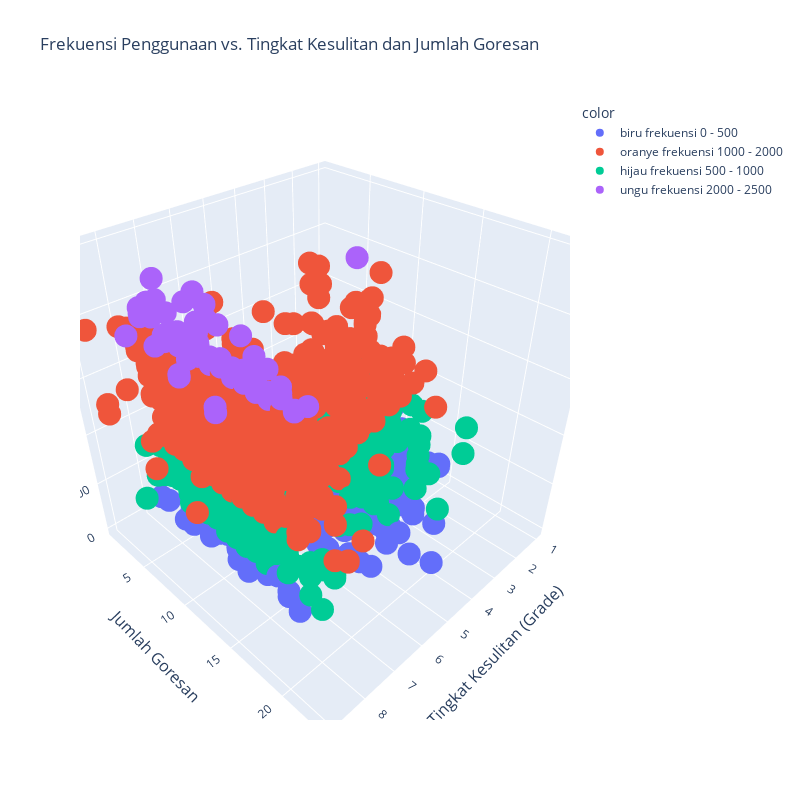

The notebook cell this image was saved under:
### Markdown cell above
### **Visualisasi 3D**

### Code cell
df['color'] = pd.cut(df['freq'], bins=[0, 500, 1000, 2000, float('inf')],
                    labels=['biru frekuensi 0 - 500', 'hijau frekuensi 500 - 1000', 'oranye frekuensi 1000 - 2000', 'ungu frekuensi 2000 - 2500'])

hover_text = []
for index, row in df.iterrows():
    hover_text.append(f"Kanji: {index}<br>Frekuensi: {row['freq']}<br>Grade: {row['grade']}<br>Strokes: {row['strokes']}")

fig = px.scatter_3d(df, x='grade', y='strokes', z='freq',
                    color='color',
                    hover_data={'customdata': hover_text},
                    height=800, width=800,
                    title='Frekuensi Penggunaan vs. Tingkat Kesulitan dan Jumlah Goresan',
                    labels={'grade': 'Tingkat Kesulitan (Grade)', 'strokes': 'Jumlah Goresan', 'freq': 'Frekuensi Penggunaan'})
fig.update_traces(text=None, hovertemplate='%{customdata}')

fig.update_layout(scene=dict(
    xaxis=dict(title_font=dict(size=16)),
    yaxis=dict(title_font=dict(size=16)),
    zaxis=dict(title_font=dict(size=16))
))

fig.show()

### Figure 1 — Plotly figure (JSON) as saved in the notebook; plotly's stock layout.template omitted (floating-point values rounded to 4 significant figures; data arrays with more than 128 entries replaced by an {"elided": "..."} marker saying what was removed)
{"data": [{"customdata": {"elided": "493x1 str values"}, "hovertemplate": "%{customdata}", "legendgroup": "biru frekuensi 0 - 500", "marker": {"color": "#636efa", "symbol": "circle"}, "mode": "markers", "name": "biru frekuensi 0 - 500", "scene": "scene", "showlegend": true, "type": "scatter3d", "x": {"elided": "493 int values"}, "y": {"elided": "493 int values"}, "z": {"elided": "493 int values"}}, {"customdata": {"elided": "860x1 str values"}, "hovertemplate": "%{customdata}", "legendgroup": "oranye frekuensi 1000 - 2000", "marker": {"color": "#EF553B", "symbol": "circle"}, "mode": "markers", "name": "oranye frekuensi 1000 - 2000", "scene": "scene", "showlegend": true, "type": "scatter3d", "x": {"elided": "860 int values"}, "y": {"elided": "860 int values"}, "z": {"elided": "860 int values"}}, {"customdata": {"elided": "497x1 str values"}, "hovertemplate": "%{customdata}", "legendgroup": "hijau frekuensi 500 - 1000", "marker": {"color": "#00cc96", "symbol": "circle"}, "mode": "markers", "name": "hijau frekuensi 500 - 1000", "scene": "scene", "showlegend": true, "type": "scatter3d", "x": {"elided": "497 int values"}, "y": {"elided": "497 int values"}, "z": {"elided": "497 int values"}}, {"customdata": [["Kanji: 汽<br>Frekuensi: 2020.0<br>Grade: 2.0<br>Strokes: 7"], ["Kanji: 綺<br>Frekuensi: 2413.0<br>Grade: 9.0<br>Strokes: 14"], ["Kanji: 隷<br>Frekuensi: 2009.0<br>Grade: 8.0<br>Strokes: 16"], ["Kanji: 芋<br>Frekuensi: 2418.0<br>Grade: 8.0<br>Strokes: 6"], ["Kanji: 厄<br>Frekuensi: 2123.0<br>Grade: 8.0<br>Strokes: 4"], ["Kanji: 斐<br>Frekuensi: 2103.0<br>Grade: 9.0<br>Strokes: 12"], ["Kanji: 褒<br>Frekuensi: 2073.0<br>Grade: 8.0<br>Strokes: 15"], ["Kanji: 伺<br>Frekuensi: 2209.0<br>Grade: 8.0<br>Strokes: 7"], ["Kanji: 蛍<br>Frekuensi: 2031.0<br>Grade: 8.0<br>Strokes: 11"], ["Kanji: 弧<br>Frekuensi: 2371.0<br>Grade: 8.0<br>Strokes: 9"], ["Kanji: 嬢<br>Frekuensi: 2059.0<br>Grade: 8.0<br>Strokes: 16"], ["Kanji: 瞳<br>Frekuensi: 2069.0<br>Grade: 8.0<br>Strokes: 17"], ["Kanji: 租<br>Frekuensi: 2089.0<br>Grade: 8.0<br>Strokes: 10"], ["Kanji: 錬<br>Frekuensi: 2221.0<br>Grade: 8.0<br>Strokes: 16"], ["Kanji: 婆<br>Frekuensi: 2435.0<br>Grade: 8.0<br>Strokes: 11"], ["Kanji: 滴<br>Frekuensi: 2019.0<br>Grade: 8.0<br>Strokes: 14"], ["Kanji: 爽<br>Frekuensi: 2333.0<br>Grade: 8.0<br>Strokes: 11"], ["Kanji: 虹<br>Frekuensi: 2110.0<br>Grade: 8.0<br>Strokes: 9"], ["Kanji: 蚊<br>Frekuensi: 2121.0<br>Grade: 8.0<br>Strokes: 10"], ["Kanji: 霜<br>Frekuensi: 2151.0<br>Grade: 8.0<br>Strokes: 17"], ["Kanji: 孔<br>Frekuensi: 2052.0<br>Grade: 8.0<br>Strokes: 4"], ["Kanji: 襟<br>Frekuensi: 2030.0<br>Grade: 8.0<br>Strokes: 18"], ["Kanji: 呂<br>Frekuensi: 2055.0<br>Grade: 8.0<br>Strokes: 7"], ["Kanji: 惰<br>Frekuensi: 2336.0<br>Grade: 8.0<br>Strokes: 12"], ["Kanji: 隼<br>Frekuensi: 2224.0<br>Grade: 9.0<br>Strokes: 10"], ["Kanji: 鯉<br>Frekuensi: 2369.0<br>Grade: 9.0<br>Strokes: 18"], ["Kanji: 緋<br>Frekuensi: 2443.0<br>Grade: 9.0<br>Strokes: 14"], ["Kanji: 帥<br>Frekuensi: 2016.0<br>Grade: 8.0<br>Strokes: 9"], ["Kanji: 葵<br>Frekuensi: 2122.0<br>Grade: 9.0<br>Strokes: 12"], ["Kanji: 茎<br>Frekuensi: 2013.0<br>Grade: 8.0<br>Strokes: 8"], ["Kanji: 杏<br>Frekuensi: 2159.0<br>Grade: 9.0<br>Strokes: 7"], ["Kanji: 茜<br>Frekuensi: 2422.0<br>Grade: 9.0<br>Strokes: 9"], ["Kanji: 抹<br>Frekuensi: 2006.0<br>Grade: 8.0<br>Strokes: 8"], ["Kanji: 栓<br>Frekuensi: 2199.0<br>Grade: 8.0<br>Strokes: 10"], ["Kanji: 遼<br>Frekuensi: 2050.0<br>Grade: 9.0<br>Strokes: 15"], ["Kanji: 瑛<br>Frekuensi: 2393.0<br>Grade: 9.0<br>Strokes: 12"], ["Kanji: 庸<br>Frekuensi: 2038.0<br>Grade: 8.0<br>Strokes: 11"], ["Kanji: 搾<br>Frekuensi: 2046.0<br>Grade: 8.0<br>Strokes: 13"], ["Kanji: 蝶<br>Frekuensi: 2011.0<br>Grade: 9.0<br>Strokes: 15"], ["Kanji: 尉<br>Frekuensi: 2007.0<br>Grade: 8.0<br>Strokes: 11"], ["Kanji: 遥<br>Frekuensi: 2376.0<br>Grade: 9.0<br>Strokes: 12"], ["Kanji: 賊<br>Frekuensi: 2045.0<br>Grade: 8.0<br>Strokes: 13"], ["Kanji: 堕<br>Frekuensi: 2087.0<br>Grade: 8.0<br>Strokes: 12"], ["Kanji: 凸<br>Frekuensi: 2143.0<br>Grade: 8.0<br>Strokes: 5"], ["Kanji: 凹<br>Frekuensi: 2206.0<br>Grade: 8.0<br>Strokes: 5"], ["Kanji: 蒼<br>Frekuensi: 2276.0<br>Grade: 9.0<br>Strokes: 13"], ["Kanji: 瑠<br>Frekuensi: 2352.0<br>Grade: 8.0<br>Strokes: 14"], ["Kanji: 萌<br>Frekuensi: 2346.0<br>Grade: 9.0<br>Strokes: 11"], ["Kanji: 酌<br>Frekuensi: 2271.0<br>Grade: 8.0<br>Strokes: 10"], ["Kanji: 凌<br>Frekuensi: 2423.0<br>Grade: 9.0<br>Strokes: 10"], ["Kanji: 卑<br>Frekuensi: 2003.0<br>Grade: 8.0<br>Strokes: 9"], ["Kanji: 侮<br>Frekuensi: 2004.0<br>Grade: 8.0<br>Strokes: 8"], ["Kanji: 鋳<br>Frekuensi: 2005.0<br>Grade: 8.0<br>Strokes: 15"], ["Kanji: 禍<br>Frekuensi: 2010.0<br>Grade: 8.0<br>Strokes: 13"], ["Kanji: 酪<br>Frekuensi: 2012.0<br>Grade: 8.0<br>Strokes: 13"], ["Kanji: 憧<br>Frekuensi: 2259.0<br>Grade: 8.0<br>Strokes: 15"], ["Kanji: 梓<br>Frekuensi: 2301.0<br>Grade: 9.0<br>Strokes: 11"], ["Kanji: 逝<br>Frekuensi: 2018.0<br>Grade: 8.0<br>Strokes: 10"], ["Kanji: 匿<br>Frekuensi: 2024.0<br>Grade: 8.0<br>Strokes: 10"], ["Kanji: 寡<br>Frekuensi: 2035.0<br>Grade: 8.0<br>Strokes: 14"], ["Kanji: 痢<br>Frekuensi: 2037.0<br>Grade: 8.0<br>Strokes: 12"], ["Kanji: 坑<br>Frekuensi: 2040.0<br>Grade: 8.0<br>Strokes: 7"], ["Kanji: 藍<br>Frekuensi: 2043.0<br>Grade: 8.0<br>Strokes: 18"], ["Kanji: 畔<br>Frekuensi: 2049.0<br>Grade: 8.0<br>Strokes: 10"], ["Kanji: 唄<br>Frekuensi: 2051.0<br>Grade: 8.0<br>Strokes: 10"], ["Kanji: 拷<br>Frekuensi: 2057.0<br>Grade: 8.0<br>Strokes: 9"], ["Kanji: 渓<br>Frekuensi: 2063.0<br>Grade: 8.0<br>Strokes: 11"], ["Kanji: 廉<br>Frekuensi: 2066.0<br>Grade: 8.0<br>Strokes: 13"], ["Kanji: 謹<br>Frekuensi: 2068.0<br>Grade: 8.0<br>Strokes: 17"], ["Kanji: 湧<br>Frekuensi: 2070.0<br>Grade: 8.0<br>Strokes: 12"], ["Kanji: 醜<br>Frekuensi: 2074.0<br>Grade: 8.0<br>Strokes: 17"], ["Kanji: 升<br>Frekuensi: 2077.0<br>Grade: 8.0<br>Strokes: 4"], ["Kanji: 殉<br>Frekuensi: 2080.0<br>Grade: 8.0<br>Strokes: 10"], ["Kanji: 煩<br>Frekuensi: 2081.0<br>Grade: 8.0<br>Strokes: 13"], ["Kanji: 劾<br>Frekuensi: 2085.0<br>Grade: 8.0<br>Strokes: 8"], ["Kanji: 桟<br>Frekuensi: 2093.0<br>Grade: 8.0<br>Strokes: 10"], ["Kanji: 婿<br>Frekuensi: 2099.0<br>Grade: 8.0<br>Strokes: 12"], ["Kanji: 慕<br>Frekuensi: 2100.0<br>Grade: 8.0<br>Strokes: 14"], ["Kanji: 罷<br>Frekuensi: 2104.0<br>Grade: 8.0<br>Strokes: 15"], ["Kanji: 矯<br>Frekuensi: 2105.0<br>Grade: 8.0<br>Strokes: 17"], ["Kanji: 某<br>Frekuensi: 2106.0<br>Grade: 8.0<br>Strokes: 9"], ["Kanji: 囚<br>Frekuensi: 2107.0<br>Grade: 8.0<br>Strokes: 5"], ["Kanji: 泌<br>Frekuensi: 2112.0<br>Grade: 8.0<br>Strokes: 8"], ["Kanji: 漸<br>Frekuensi: 2115.0<br>Grade: 8.0<br>Strokes: 14"], ["Kanji: 藻<br>Frekuensi: 2124.0<br>Grade: 8.0<br>Strokes: 19"], ["Kanji: 妄<br>Frekuensi: 2264.0<br>Grade: 8.0<br>Strokes: 6"], ["Kanji: 蛮<br>Frekuensi: 2339.0<br>Grade: 8.0<br>Strokes: 12"], ["Kanji: 倹<br>Frekuensi: 2479.0<br>Grade: 8.0<br>Strokes: 10"]], "hovertemplate": "%{customdata}", "legendgroup": "ungu frekuensi 2000 - 2500", "marker": {"color": "#ab63fa", "symbol": "circle"}, "mode": "markers", "name": "ungu frekuensi 2000 - 2500", "scene": "scene", "showlegend": true, "type": "scatter3d", "x": [2, 9, 8, 8, 8, 9, 8, 8, 8, 8, 8, 8, 8, 8, 8, 8, 8, 8, 8, 8, 8, 8, 8, 8, 9, 9, 9, 8, 9, 8, 9, 9, 8, 8, 9, 9, 8, 8, 9, 8, 9, 8, 8, 8, 8, 9, 8, 9, 8, 9, 8, 8, 8, 8, 8, 8, 9, 8, 8, 8, 8, 8, 8, 8, 8, 8, 8, 8, 8, 8, 8, 8, 8, 8, 8, 8, 8, 8, 8, 8, 8, 8, 8, 8, 8, 8, 8, 8], "y": [7, 14, 16, 6, 4, 12, 15, 7, 11, 9, 16, 17, 10, 16, 11, 14, 11, 9, 10, 17, 4, 18, 7, 12, 10, 18, 14, 9, 12, 8, 7, 9, 8, 10, 15, 12, 11, 13, 15, 11, 12, 13, 12, 5, 5, 13, 14, 11, 10, 10, 9, 8, 15, 13, 13, 15, 11, 10, 10, 14, 12, 7, 18, 10, 10, 9, 11, 13, 17, 12, 17, 4, 10, 13, 8, 10, 12, 14, 15, 17, 9, 5, 8, 14, 19, 6, 12, 10], "z": [2020, 2413, 2009, 2418, 2123, 2103, 2073, 2209, 2031, 2371, 2059, 2069, 2089, 2221, 2435, 2019, 2333, 2110, 2121, 2151, 2052, 2030, 2055, 2336, 2224, 2369, 2443, 2016, 2122, 2013, 2159, 2422, 2006, 2199, 2050, 2393, 2038, 2046, 2011, 2007, 2376, 2045, 2087, 2143, 2206, 2276, 2352, 2346, 2271, 2423, 2003, 2004, 2005, 2010, 2012, 2259, 2301, 2018, 2024, 2035, 2037, 2040, 2043, 2049, 2051, 2057, 2063, 2066, 2068, 2070, 2074, 2077, 2080, 2081, 2085, 2093, 2099, 2100, 2104, 2105, 2106, 2107, 2112, 2115, 2124, 2264, 2339, 2479]}], "layout": {"height": 800, "legend": {"title": {"text": "color"}, "tracegroupgap": 0}, "scene": {"domain": {"x": [0, 1], "y": [0, 1]}, "xaxis": {"title": {"font": {"size": 16}, "text": "Tingkat Kesulitan (Grade)"}}, "yaxis": {"title": {"font": {"size": 16}, "text": "Jumlah Goresan"}}, "zaxis": {"title": {"font": {"size": 16}, "text": "Frekuensi Penggunaan"}}}, "title": {"text": "Frekuensi Penggunaan vs. Tingkat Kesulitan dan Jumlah Goresan"}, "width": 800}}
